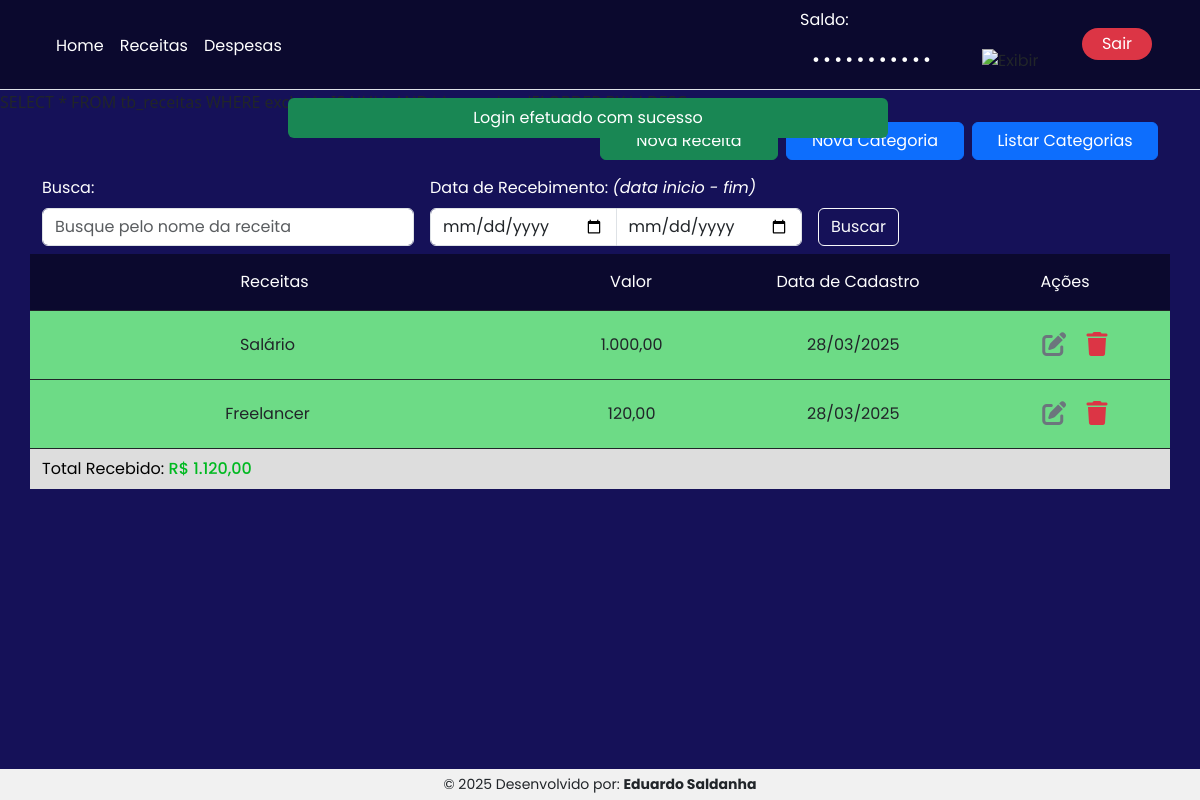
Screenshot of /receitas (signed in) with the database file from the repository.
### tables this page shows
CREATE TABLE `tb_usuarios`  (
  `id` int NOT NULL AUTO_INCREMENT,
  `cpf` varchar(14) NULL DEFAULT '',
  `senha` varchar(255) NULL DEFAULT NULL,
  `saldo` varchar(255) NULL DEFAULT NULL,
  `entrada` varchar(255) NULL DEFAULT NULL,
  `nome` varchar(255) NULL DEFAULT NULL,
  PRIMARY KEY (`id`) USING BTREE
);

CREATE TABLE `tb_receitas`  (
  `id` int NOT NULL AUTO_INCREMENT,
  `valor` varchar(255) NULL DEFAULT '',
  `receita` varchar(255) NULL DEFAULT NULL,
  `data_cadastro` datetime NULL DEFAULT NULL,
  `pago` char(1) NULL DEFAULT NULL,
  `excluido` char(1) NULL DEFAULT NULL,
  `id_usuario` int NULL DEFAULT NULL,
  PRIMARY KEY (`id`) USING BTREE
);

### includes/functions.php (called while the page is built, shortened)
<?php
    function formatarValorReais3($valor)
    {
        $valor = floatval($valor);
        return number_format($valor, 2, ',', '.');
    }
    function converterFormatoEntrada($valor) {
        $valor = str_replace('.', '', $valor);
        $valor = str_replace(',', '.', $valor);
        return $valor;
    }
    function formataData($date) {
        $date = DateTime::createFromFormat('Y-m-d H:i:s', $date)->format('d/m/Y');
        return $date;
    }
?>

### views/receitas.php (the view, shortened to what this page needs)
<?php
$where = '';
echo $buscar_receitas = "SELECT * FROM tb_receitas WHERE excluido IS NULL AND id_usuario = '$_SESSION[id]'  $where ORDER BY id DESC";
$resultado = mysqli_query($conn, $buscar_receitas);
?>
<div class="container pt-2">
    <div class="row">
        <div class="col-12">
            <div class="d-flex justify-content-end pb-3">
                <div class="col-2 pe-2"><a href="<?= SITE ?>cadastro_receitas" class="btn btn-success btn-add w-100">Nova Receita</a></div>
                <div class="col-2 pe-2"><a href="<?= SITE ?>tipos_de_receitas" class="btn btn-primary btn-add w-100">Nova Categoria</a></div>
                <div class="col-2"><a href="<?= SITE ?>listar_tipos_de_receitas" class="btn btn-primary btn-add w-100">Listar Categorias</a></div>
            </div>
        </div>
        <form action="<?= SITE ?>receitas" method="GET" class="d-flex align-items-center text-white">
            <div class="col-xxl-4 col-xl-4 col-lg-4 col-md-4 col-sm-12">
                <label for="" class="form-label text-white">Busca: </label>
                <input type="text" name="nome" class="form-control mb-2" id="nome" placeholder="Busque pelo nome da receita" value="<?php echo isset($_GET['nome']) ? $_GET['nome'] : ''; ?>">
            </div>
            <div class="col-4 ms-3">
                <label for="" class="form-label text-white">Data de Recebimento: </label>
                <i>(data inicio - fim)</i>
                <div class="input-group">
                    <input type="date" name="data_inicio" class="form-control mb-2" id="data-inicio" value="<?php echo isset($_GET['data_inicio']) ? $_GET['data_inicio'] : ''; ?>">
                    <input type="date" name="data_fim" class="form-control mb-2" id="data-fim" value="<?php echo isset($_GET['data_fim']) ? $_GET['data_fim'] : ''; ?>">
                </div>
            </div>
            <div class="col-1 mt-4 text-white ms-3">
                <button type="submit" class="btn btn-outline-light">Buscar</button>
            </div>
        </form>
    </div>
    <ul class="row list-unstyled bg-light">
        <li class="col-12 text-white bg-2 py-3 text-center border-bottom border-dark">
            <div class="d-flex justify-content-between">
                <div class="col-5">Receitas</div>
                <div class="col-2">Valor</div>
                <div class="col-2">Data de Cadastro</div>
                <div class="col-2">Ações</div>
            </div>
        </li>
        <?php
        $total_receitas = 0.00;
        while ($receita = mysqli_fetch_array($resultado)) {
            $total_receitas += converterFormatoEntrada($receita['valor']);
        ?>
            <li class="col-12 text-center">
                <div class="row justify-content-between align-items-center mb-0 py-3 bg-green border-bottom border-dark">
                    <div class="col-5">
                        <?= $receita['receita'] ?>
                    </div>
                    <div class="col-2">
                        <?= $receita['valor'] ?>
                    </div>
                    <div class="col-2">
                        <?= $receita['data_cadastro'] ? formataData($receita['data_cadastro']) : '' ?>
                    </div>
                    <div class="col-2">
                        <a href="<?= SITE ?>cadastro_receitas&cod=<?= $receita['id'] ?>" class="fs-4 text-secondary"><i class="fa-solid fa-pen-to-square"></i></a>
                        <a href="<?= SITE ?>controllers/excluir_receita.php?id=<?= $receita['id'] ?>" class="fs-4 ms-3 text-danger"><i class="fa-solid fa-trash"></i></a>
                    </div>
                </div>
            </li>
        <?php } ?>
        <li class="col-12 bg-grey">
            <p class="m-0 py-2"><span class="text-black">Total Recebido:</span> <span class="text-grey fw-medium">R$ <?= formatarValorReais3($total_receitas) ?></span></p>
        </li>
    </ul>
</div>

### views/header.php
<header class="">
    <nav class="navbar navbar-expand-lg bg-2 border-bottom">
        <div class="container-fluid px-xxl-5 px-xl-5 px-lg-5 px-md-5 px-sm-3">
            <div class="collapse navbar-collapse row" id="navbarNav">
                <div class="col-8">
                    <ul class="navbar-nav align-items-center">
                        <li class="nav-item">
                            <a class="nav-link active text-white fs-6 pb-1" aria-current="page" href="<?= SITE ?>home">Home</a>
                        </li>
                        <li class="nav-item">
                            <a class="nav-link active text-white fs-6 pb-1" aria-current="page" href="<?= SITE ?>receitas">Receitas</a>
                        </li>
                        <li class="nav-item">
                            <a class="nav-link active text-white fs-6 pb-1" aria-current="page" href="<?= SITE ?>despesas">Despesas</a>
                        </li>
                    </ul>
                </div>
                <div class="col-3">
                    <label for="" class="form-label text-white">Saldo:</label>
                    <div class="d-flex align-items-center">
                        <?php
                        $saldo = isset($dados['saldo']) ? $dados['saldo'] : 0.00;
                        $saldoVisivel = $_SESSION['saldo_visivel'] ?? false;
                        ?>
                        <div class="col-8">
                            <input
                                type="<?= $saldoVisivel ? 'text' : 'password' ?>"
                                id="saldo"
                                class="form-control input-sensivel"
                                value="R$ <?= formatarValorReais3($saldo); ?>"
                                disabled>
                        </div>
                        <div class="col-4co">
                            <img
                                src="https://img.icons8.com/?size=100&id=<?= $saldoVisivel ? '60022' : '59814' ?>&format=png&color=FFFFFF"
                                alt="Exibir"
                                id="toggle-olho"
                                class="icone-olho">
                        </div>
                    </div>
                </div>
                <div class="col-1 text-center">
                        <a class="nav-link active text-white fs-6 w-100 bg-danger rounded-pill py-1" aria-current="page" href="<?= SITE ?>controllers/sair.php">Sair</a>
                </div>
            </div>
        </div>
    </nav>
</header>
<?php include_once('modulos/mensagem.php') ?>

### css/style.css (style rules this page uses)
* { font-family: "Poppins", sans-serif; }
.bg-1 { background: rgb(21, 17, 88); }
.bg-2 { background: rgb(11, 9, 46); }
.text-grey { color: rgb(0 185 33); }
.bg-grey { background-color: rgb(221, 221, 221); }
.input-sensivel { font-size: 1.2rem; border: none; background: none; color: #ffffff; width: 100%; text-align: left; letter-spacing: 0.2rem; }
.input-sensivel:disabled { background: none; }
.icone-olho { cursor: pointer; margin-left: 10px; height: 30px; }
.btn-add { width: 150px; }
.bg-green { background-color: #6ddb86; }

### rows the page displays
tb_receitas: receita "Salário", valor "1.000,00", data_cadastro "28/03/2025"
tb_receitas: receita "Freelancer", valor "120,00", data_cadastro "28/03/2025"

### other values shown
$message_text "Login efetuado com sucesso"
formatarValorReais3($total_receitas) "1.120,00"
